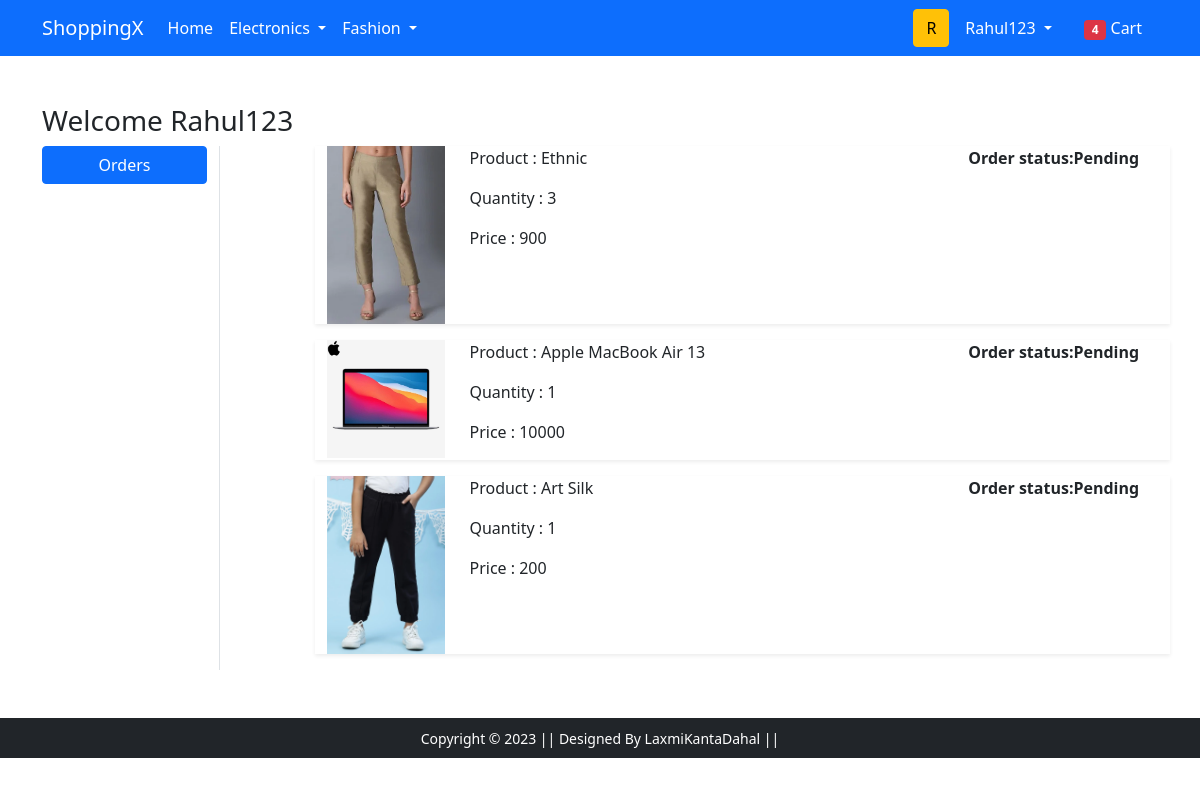
The page /orders/ (signed in) on the database its author committed.
### app/models.py (models this page shows, shortened)
class OrderPlaced(models.Model):
    user=models.ForeignKey(User, on_delete=models.CASCADE)
    customer=models.ForeignKey(Customer, on_delete=models.CASCADE)
    product=models.ForeignKey(Product, on_delete=models.CASCADE)
    quantity=models.PositiveIntegerField(default=1)
    ordered_data=models.DateField(auto_now_add=True)
    status=models.CharField(max_length=50,choices=STATUS_CHOICES,default='Pending')
    @property
    def total_cost(self):
        return self.quantity*self.product.discounted_price

class Product(models.Model):
    title=models.CharField(max_length=100)
    selling_price=models.FloatField()
    discounted_price=models.IntegerField()
    description=models.TextField(blank=True)
    brand=models.CharField(max_length=100)
    category=models.CharField(choices=CATEGORY_CHOICES,max_length=2)
    product_img=models.ImageField(upload_to='productimg')

### app/views.py (the view)
# urls.py: path('orders/', views.orders, name='orders'),
def orders(request):
    op=OrderPlaced.objects.filter(user=request.user)
    return render(request, 'app/orders.html',{'order_placed':op})

### app/templates/app/orders.html (shortened to what this page needs)
{% extends 'app/base.html' %}
{% load static %}
{% block main-content %}
<div class="container my-5">
 <div class="row">
<h3>Welcome {{request.user.username|capfirst}}</h3>
  <div class="col-sm-2 border-end">
   <ul class="list-unstyled">
    <li class="d-grid"><a href="{% url 'orders' %}" class="btn btn-primary">Orders</a></li>
   </ul>
  </div>
  <div class="col-sm-9 offset-sm-1">
    {% for op in order_placed %}
    <div class="row shadow-sm mb-3">
        <div class="col-sm-2">
            <img src="{{op.product.product_img.url}}" alt=""
            srcset="" class="img-fluid" height="150" width="150">
        </div>
        <div class="col-sm-7">
            <p>Product : {{op.product.title}}</p>
            <p>Quantity : {{op.quantity}}</p>
            <p>Price : {{op.total_cost}}</p>
        </div>
        <div class="col-sm-3 fw-bold">
            <p>Order status:{{op.status}}</p>
        </div>
    </div>
  {% endfor %}
 </div>
</div>
</div>
{% endblock main-content %}

### app/templates/app/base.html (shortened to what this page needs)
<!doctype html>
{% load static %}
<html lang="en">
  <head>
    <link href="https://cdn.jsdelivr.net/npm/bootstrap@5.0.0-beta1/dist/css/bootstrap.min.css" rel="stylesheet">
    <link rel="stylesheet" href="{% static 'app/css/owl.carousel.min.css' %}">
    <link rel="stylesheet" href="{% static 'app/css/all.min.css' %}">
    <link rel="stylesheet" href="{% static 'app/css/style.css' %}">
  </head>
  <body>
    <nav class="navbar navbar-expand-lg navbar-dark bg-primary">
     <div class="container">
       <a class="navbar-brand" href="/">ShoppingX</a>
       <div class="collapse navbar-collapse" id="navbarSupportedContent">
         <ul class="navbar-nav me-auto mb-2 mb-lg-0">
           <li class="nav-item">
             <a class="nav-link active" aria-current="page" href="/">Home</a>
           </li>
           <li class="nav-item dropdown">
             <a class="nav-link dropdown-toggle text-white" href="#" id="electronicsDropdown" role="button" data-bs-toggle="dropdown" aria-expanded="false">
               Electronics
             </a>
           </li>
           <li class="nav-item dropdown">
             <a class="nav-link dropdown-toggle text-white" href="#" id="fashionDropdown" role="button" data-bs-toggle="dropdown" aria-expanded="false">
               Fashion
             </a>
           </li>
         </ul>
         <form class="d-flex">
           <button class="btn btn-warning" type="submit"> {{ request.user.username|first|upper}}</button>
         </form>
         <div>
          <ul class="navbar-nav me-auto mb-2 mb-lg-0">
            {% if request.user.is_authenticated %}
           <li class="nav-item dropdown mx-2">
              <a class="nav-link dropdown-toggle text-white" href="#" id="profileDropdown" role="button" data-bs-toggle="dropdown" aria-expanded="false">
                {{ request.user.username|capfirst}}
              </a>
            </li>
            <li class="nav-item mx-2">
             <a href="{% url 'showcart' %}" class="nav-link text-white"><span class="badge bg-danger">4</span> Cart </a>
            </li>
            {% endif %}
          </ul>
         </div>
       </div>
     </div>
    </nav>
    {% block main-content %} {% endblock main-content %}
    <footer class="container-fluid bg-dark text-center p-2 mt-5">
        <small class="text-white">Copyright &copy; 2023 || Designed By LaxmiKantaDahal || </small>
    </footer>
  </body>
</html>

### rows shown on the page
OrderPlaced: product.product_img (picture), product "Ethnic", quantity "3", total_cost "900", status "Pending"
OrderPlaced: product.product_img (picture), product "Apple MacBook Air 13", quantity "1", total_cost "10000", status "Pending"
OrderPlaced: product.product_img (picture), product "Art Silk", quantity "1", total_cost "200", status "Pending"

### other values the page prints
{{ request.user.username|first|upper }} "R"
{{ request.user.username|capfirst }} "Rahul123"
